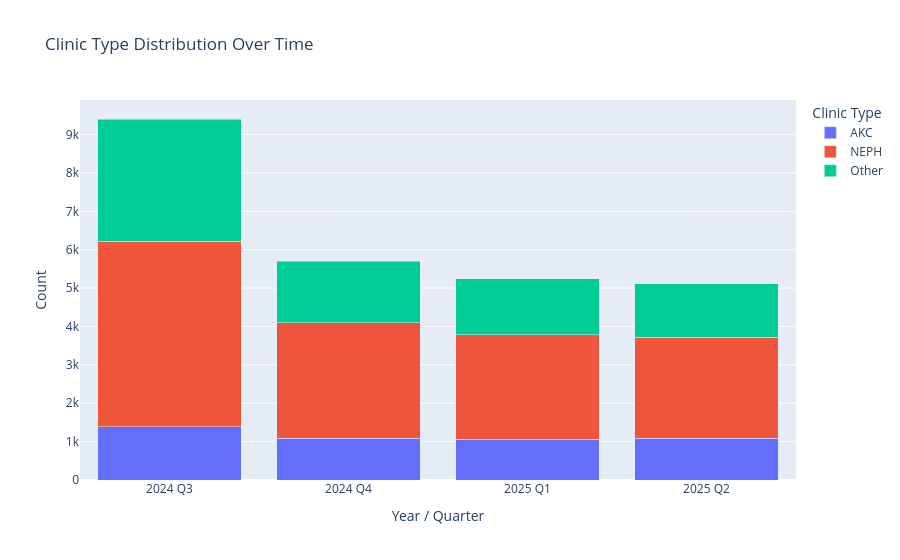

Notebook code cell kept with this figure:
### Code cell
# plot longitudinally
longitudinal_clinic = filtered_df[filtered_df['variable2'] == 'Clinic Type'].groupby(['variable','year','quarter'])["value"].sum().reset_index()


longitudinal_clinic["period"] = (
    longitudinal_clinic["year"].astype(str) + " Q" + longitudinal_clinic["quarter"].astype(str)
)



# Create stacked bar chart
fig = px.bar(
    longitudinal_clinic,
    x="period",
    y="value",
    color="variable",  # clinic type categories
    title="Clinic Type Distribution Over Time",
    labels={
        "period": "Year / Quarter",
        "value": "Count",
        "variable": "Clinic Type"
    },
    barmode="stack"
)

fig.update_layout(xaxis={'categoryorder':'category ascending'})
fig.show()

### Figure 1 — Plotly figure (JSON) as saved in the notebook; plotly's stock layout.template omitted (floating-point values rounded to 4 significant figures)
{"data": [{"alignmentgroup": "True", "hovertemplate": "Clinic Type=AKC<br>Year / Quarter=%{x}<br>Count=%{y}<extra></extra>", "legendgroup": "AKC", "marker": {"color": "#636efa", "pattern": {"shape": ""}}, "name": "AKC", "offsetgroup": "AKC", "orientation": "v", "showlegend": true, "textposition": "auto", "type": "bar", "x": ["2024 Q3", "2024 Q4", "2025 Q1", "2025 Q2"], "xaxis": "x", "y": [1382, 1093, 1059, 1082], "yaxis": "y"}, {"alignmentgroup": "True", "hovertemplate": "Clinic Type=NEPH<br>Year / Quarter=%{x}<br>Count=%{y}<extra></extra>", "legendgroup": "NEPH", "marker": {"color": "#EF553B", "pattern": {"shape": ""}}, "name": "NEPH", "offsetgroup": "NEPH", "orientation": "v", "showlegend": true, "textposition": "auto", "type": "bar", "x": ["2024 Q3", "2024 Q4", "2025 Q1", "2025 Q2"], "xaxis": "x", "y": [4843, 3009, 2720, 2642], "yaxis": "y"}, {"alignmentgroup": "True", "hovertemplate": "Clinic Type=Other<br>Year / Quarter=%{x}<br>Count=%{y}<extra></extra>", "legendgroup": "Other", "marker": {"color": "#00cc96", "pattern": {"shape": ""}}, "name": "Other", "offsetgroup": "Other", "orientation": "v", "showlegend": true, "textposition": "auto", "type": "bar", "x": ["2024 Q3", "2024 Q4", "2025 Q1", "2025 Q2"], "xaxis": "x", "y": [3180, 1596, 1461, 1389], "yaxis": "y"}], "layout": {"barmode": "stack", "legend": {"title": {"text": "Clinic Type"}, "tracegroupgap": 0}, "title": {"text": "Clinic Type Distribution Over Time"}, "xaxis": {"anchor": "y", "categoryorder": "category ascending", "domain": [0, 1], "title": {"text": "Year / Quarter"}}, "yaxis": {"anchor": "x", "domain": [0, 1], "title": {"text": "Count"}}}}
